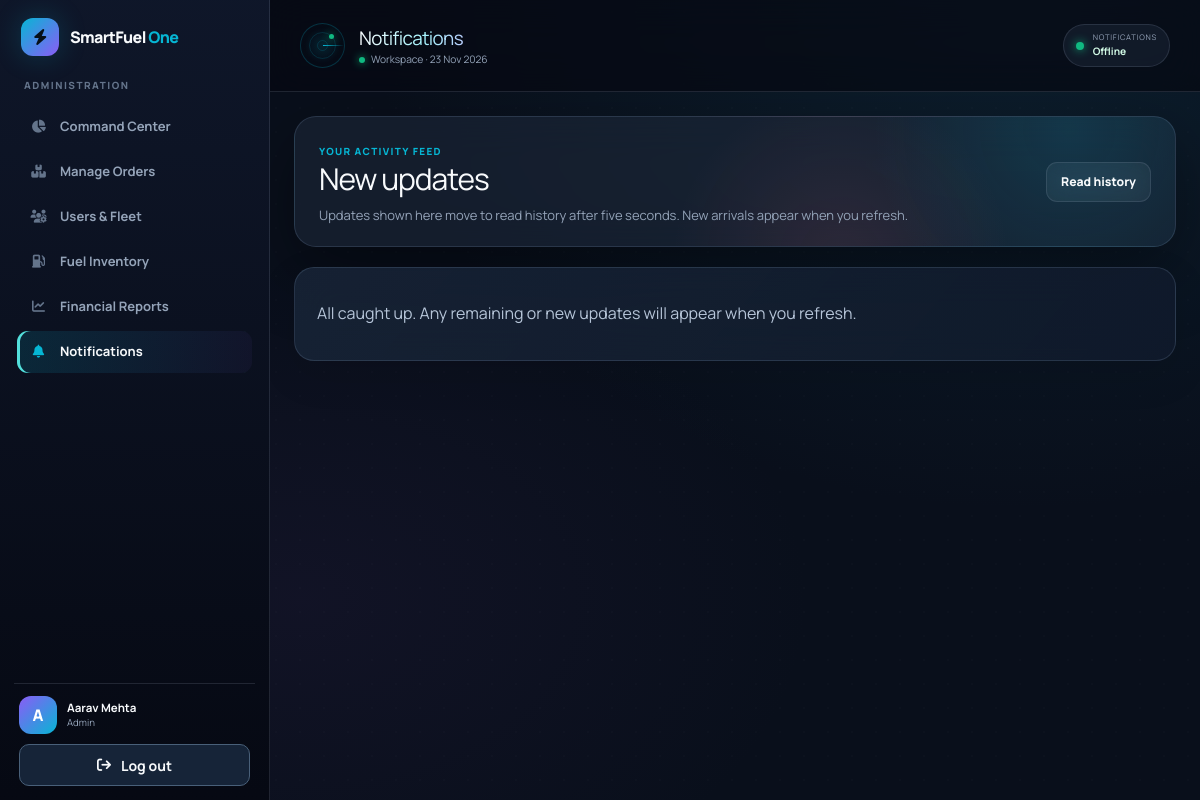
Screenshot of /account/notifications.php (signed in) with the database file from the repository.
### tables this page shows
CREATE TABLE users (
    id INT UNSIGNED AUTO_INCREMENT PRIMARY KEY,
    full_name VARCHAR(120) NOT NULL,
    email VARCHAR(190) NOT NULL,
    password_hash VARCHAR(255) NOT NULL,
    phone VARCHAR(20) NOT NULL,
    role ENUM('customer', 'delivery_agent', 'admin') NOT NULL DEFAULT 'customer',
    avatar_url VARCHAR(500) NULL,
    status ENUM('active', 'suspended') NOT NULL DEFAULT 'active',
    created_at TIMESTAMP NOT NULL DEFAULT CURRENT_TIMESTAMP,
    UNIQUE KEY uq_users_email (email),
    UNIQUE KEY uq_users_phone (phone),
    KEY idx_users_role_status (role, status)
);

### config/db.php (called while the page is built, shortened)
<?php
function db(): PDO
{
    static $pdo = null;
    if ($pdo instanceof PDO) {
        return $pdo;
    }
    try {
        $pdo = new PDO(
            'mysql:host=' . DB_HOST . ';dbname=' . DB_NAME . ';charset=utf8mb4',
            DB_USER,
            DB_PASS,
            [
                PDO::ATTR_ERRMODE => PDO::ERRMODE_EXCEPTION,
                PDO::ATTR_DEFAULT_FETCH_MODE => PDO::FETCH_ASSOC,
                PDO::ATTR_EMULATE_PREPARES => false,
            ]
        );
    } catch (PDOException $exception) {
        render_unexpected_error($exception);
    }
    sf_schema($pdo);
    return $pdo;
}
function ensure_realtime_schema(): bool
{
    return true;
}
function url(string $path = ''): string
{
    return BASE_URL . ($path === '' ? '' : '/' . ltrim($path, '/'));
}
function e(mixed $value): string
{
    return htmlspecialchars((string) $value, ENT_QUOTES, 'UTF-8');
}
function require_role(string $role): array
{
    $statement = db()->prepare('SELECT * FROM users WHERE id = ? AND status = \'active\' LIMIT 1');
    $statement->execute([(int) $_SESSION['user_id']]);
    $user = $statement->fetch();
    return $user;
}
function role_home(string $role): string
{
    return match ($role) {
        'admin' => 'admin/dashboard.php',
        'delivery_agent' => 'delivery/dashboard.php',
        default => 'customer/dashboard.php',
    };
}

### config/upgrade.php (called while the page is built, shortened)
<?php
function sf_schema(PDO $pdo): void
{
    $pdo->exec("CREATE TABLE IF NOT EXISTS sf_versions (version INT PRIMARY KEY, installed_at TIMESTAMP DEFAULT CURRENT_TIMESTAMP) ENGINE=InnoDB");
    if ($pdo->query('SELECT version FROM sf_versions WHERE version=1')->fetchColumn()) {
        return;
    }
    if ((int) $pdo->query("SELECT GET_LOCK('smartfuel_upgrade_v1',15)")->fetchColumn() !== 1) {
        throw new RuntimeException('Upgrade is busy. Refresh in a moment.');
    }
    try {
        if ($pdo->query('SELECT version FROM sf_versions WHERE version=1')->fetchColumn()) {
            return;
        }
        foreach ($statements as $sql) {
            $pdo->exec($sql);
        }
        $pdo->exec("INSERT IGNORE INTO sf_agent_approvals(user_id,approval_status) SELECT id,'Approved' FROM users WHERE role='delivery_agent'");
        $pdo->exec('INSERT IGNORE INTO sf_order_details(order_id) SELECT id FROM orders');
        $pdo->exec("UPDATE sf_order_details d JOIN orders o ON o.id=d.order_id SET d.refund_status='Pending' WHERE o.order_status='Cancelled' AND o.payment_status='Paid' AND d.refund_status='Not required'");
        $pdo->exec('INSERT IGNORE INTO sf_inventory_settings(fuel_id) SELECT id FROM fuel_inventory');
        $pdo->exec('DELETE FROM agent_live_locations');
        $pdo->exec('INSERT INTO sf_versions(version) VALUES(1)');
    } finally {
        $pdo->query("SELECT RELEASE_LOCK('smartfuel_upgrade_v1')");
    }
}

### includes/dashboard_layout.php (the view, shortened to what this page needs)
<?php
require_once __DIR__ . '/../config/db.php';
function get_dashboard_links(string $role): array
{
    if ($role === 'admin') {
        return [
            ['dashboard', 'admin/dashboard.php', 'fa-chart-pie', 'Command Center'],
            ['orders', 'admin/manage_orders.php', 'fa-boxes-stacked', 'Manage Orders'],
            ['users', 'admin/manage_users.php', 'fa-users-gear', 'Users & Fleet'],
            ['inventory', 'admin/inventory.php', 'fa-gas-pump', 'Fuel Inventory'],
            ['reports', 'admin/financial_reports.php', 'fa-chart-line', 'Financial Reports'],
        ];
    }
    return [
        ['dashboard', 'customer/dashboard.php', 'fa-house', 'Dashboard'],
        ['order', 'customer/place_order.php', 'fa-gas-pump', 'Place Order'],
        ['track', 'customer/track_order.php', 'fa-location-crosshairs', 'Track Order'],
        ['history', 'customer/order_history.php', 'fa-clock-rotate-left', 'Order History'],
        ['profile', 'customer/profile.php', 'fa-user-gear', 'Profile'],
    ];
}
function dashboard_start(string $title, string $active, array $user): void
{
    $links = get_dashboard_links($user['role']);
    $links[] = ['notifications', 'account/notifications.php', 'fa-bell', 'Notifications'];
    $roleLabel = match ($user['role']) {
        'admin' => 'Administration',
        'delivery_agent' => 'Delivery Partner',
        default => 'Customer Portal',
    };
    ?>
<!DOCTYPE html>
<html lang="en">
<head>
    <script src="https://cdn.tailwindcss.com"></script>
    <link rel="stylesheet" href="https://cdnjs.cloudflare.com/ajax/libs/font-awesome/6.5.2/css/all.min.css">
    <link rel="stylesheet" href="<?= url('assets/css/custom.css') ?>">
    <link rel="stylesheet" href="<?= url('assets/css/upgrade.css') ?>">
    <link rel="stylesheet" href="<?= url('assets/css/cleanup.css') ?>">
    <link rel="stylesheet" href="https://unpkg.com/leaflet@1.9.4/dist/leaflet.css">
</head>
<body class="dashboard-body">
<div class="dashboard-shell">
    <aside class="sidebar" data-sidebar>
        <div class="side-head">
            <a class="brand" href="<?= url(role_home($user['role'])) ?>"><span class="brand-mark"><i class="fa-solid fa-bolt"></i></span><span>SmartFuel <em>One</em></span></a>
        </div>
        <p class="role-label"><?= e($roleLabel) ?></p>
        <nav class="side-nav">
            <?php foreach ($links as [$key, $path, $icon, $label]): ?>
                <a class="<?= $active === $key ? 'active' : '' ?>" href="<?= url($path) ?>"><i class="fa-solid <?= e($icon) ?>"></i><span><?= e($label) ?></span></a>
            <?php endforeach; ?>
        </nav>
        <div class="side-profile">
            <div class="avatar"><?= e(strtoupper(substr($user['full_name'], 0, 1))) ?></div>
            <div><strong><?= e($user['full_name']) ?></strong><small><?= e(ucwords(str_replace('_', ' ', $user['role']))) ?></small></div>
            <a class="sidebar-logout" href="<?= url('auth/logout.php') ?>"><i class="fa-solid fa-arrow-right-from-bracket" aria-hidden="true"></i> Log out</a>
        </div>
    </aside>
    <main class="dashboard-main">
        <header class="operations-header">
            <span class="radar" aria-hidden="true"><i></i><b></b></span>
            <div class="operations-title"><h1><?= e($title) ?></h1><p><span></span> Workspace · <?= date('d M Y') ?></p></div>
            <div class="header-actions">
                <a class="network-pill" href="<?= url('account/notifications.php') ?>"><i></i><span><small>NOTIFICATIONS</small><strong data-unread>0</strong></span></a>
            </div>
        </header>
        <div class="dashboard-content" data-sync-content>
    <?php
}
function dashboard_end(): void
{
    ?>
        </div>
    </main>
</div>
</body>
</html>
    <?php
}
    ?>

### assets/css/upgrade.css (style rules this page uses)
:root { --sf-surface: rgba(18, 28, 45, .88); --sf-border: rgba(157, 184, 222, .16); }
.dashboard-body { background: radial-gradient(ellipse at 85% 0%, #11374b66, transparent 45%), radial-gradient(ellipse at 25% 75%, #34235133, transparent 40%), #090f1b; }
.dashboard-content { max-width: 1580px; margin-inline: auto; }
.side-nav { gap: 5px; }
.side-nav a { min-height: 44px; }
.side-nav a.active { box-shadow: inset 3px 0 #53e0dc; }
.operations-header { backdrop-filter: blur(18px); }

### assets/css/cleanup.css (style rules this page uses)
.dashboard-body .sidebar { height: 100vh; height: 100dvh; overflow: hidden; padding: 18px 14px 14px; }
.sidebar .side-head, .sidebar .role-label { flex-shrink: 0; }
.sidebar .role-label { margin: 22px 10px 10px; }
.sidebar .side-nav { flex: 1 1 auto; min-height: 0; overflow-y: auto; overflow-x: hidden; align-content: start; overscroll-behavior: contain; padding: 3px 3px 12px; gap: 3px; }
.sidebar .side-nav a { min-height: 42px; padding: 9px 12px; font-size: 13px; }
.sidebar .side-profile { flex-shrink: 0; grid-template-columns: auto minmax(0, 1fr); margin-top: 0; padding: 12px 5px 0; row-gap: 10px; background: transparent; }
.side-profile strong { display: block; overflow: hidden; text-overflow: ellipsis; white-space: nowrap; }
.sidebar .sidebar-logout { grid-column: 1 / -1; display: flex; align-items: center; justify-content: center; gap: 10px; min-height: 42px; padding: 8px 12px; border: 1px solid #496079; border-radius: 10px; background: #162438; color: #f8fafc; font-size: 14px; font-weight: 700; }
.dashboard-content { padding: 24px; }

### rows the page displays
users: role "ADMINISTRATION", full_name "A", full_name "Aarav Mehta", role "Admin"

### other values shown
$label "Command Center"
$label "Manage Orders"
$label "Users & Fleet"
$label "Fuel Inventory"
$label "Financial Reports"
$label "Notifications"
